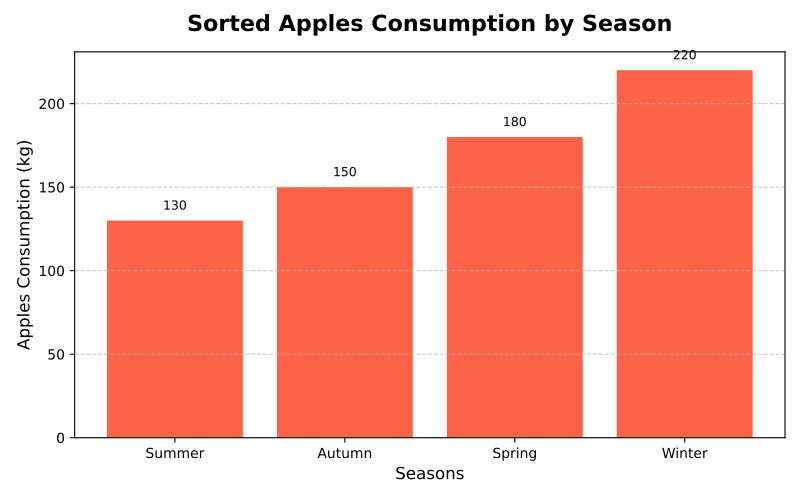

Python code for this plot:
import matplotlib.pyplot as plt
import numpy as np

# Data (in kilograms)
seasons = ['Spring', 'Summer', 'Autumn', 'Winter']
apples_consumption = [180, 130, 150, 220]

# Sort the data
sorted_indices = np.argsort(apples_consumption)
sorted_seasons = [seasons[i] for i in sorted_indices]
sorted_apples_consumption = [apples_consumption[i] for i in sorted_indices]

# Create the sorted bar chart
fig, ax = plt.subplots(figsize=(8, 5))
bars = ax.bar(sorted_seasons, sorted_apples_consumption, color='#FF6347', label='Apples')

# Add text labels above the bars
for bar in bars:
    yval = bar.get_height()
    ax.text(bar.get_x() + bar.get_width() / 2, yval + 5, f'{yval}', ha='center', va='bottom', fontsize=9)

# Add labels and title
ax.set_xlabel('Seasons', fontsize=12)
ax.set_ylabel('Apples Consumption (kg)', fontsize=12)
ax.set_title('Sorted Apples Consumption by Season', fontsize=16, fontweight='bold', pad=15)

# Add gridlines for better readability
ax.yaxis.grid(True, linestyle='--', alpha=0.7)

# Display the plot
plt.tight_layout()
plt.show()
